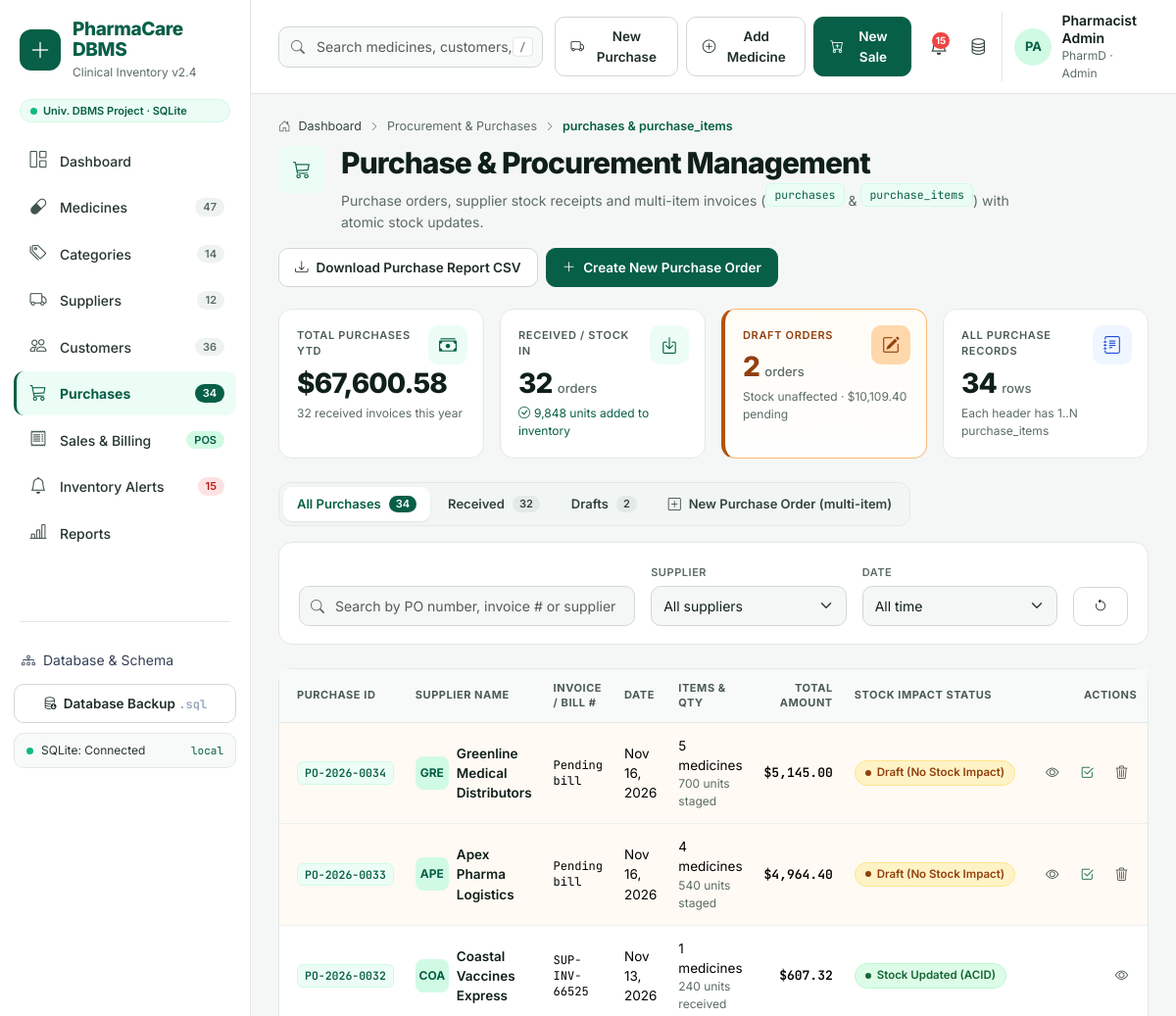
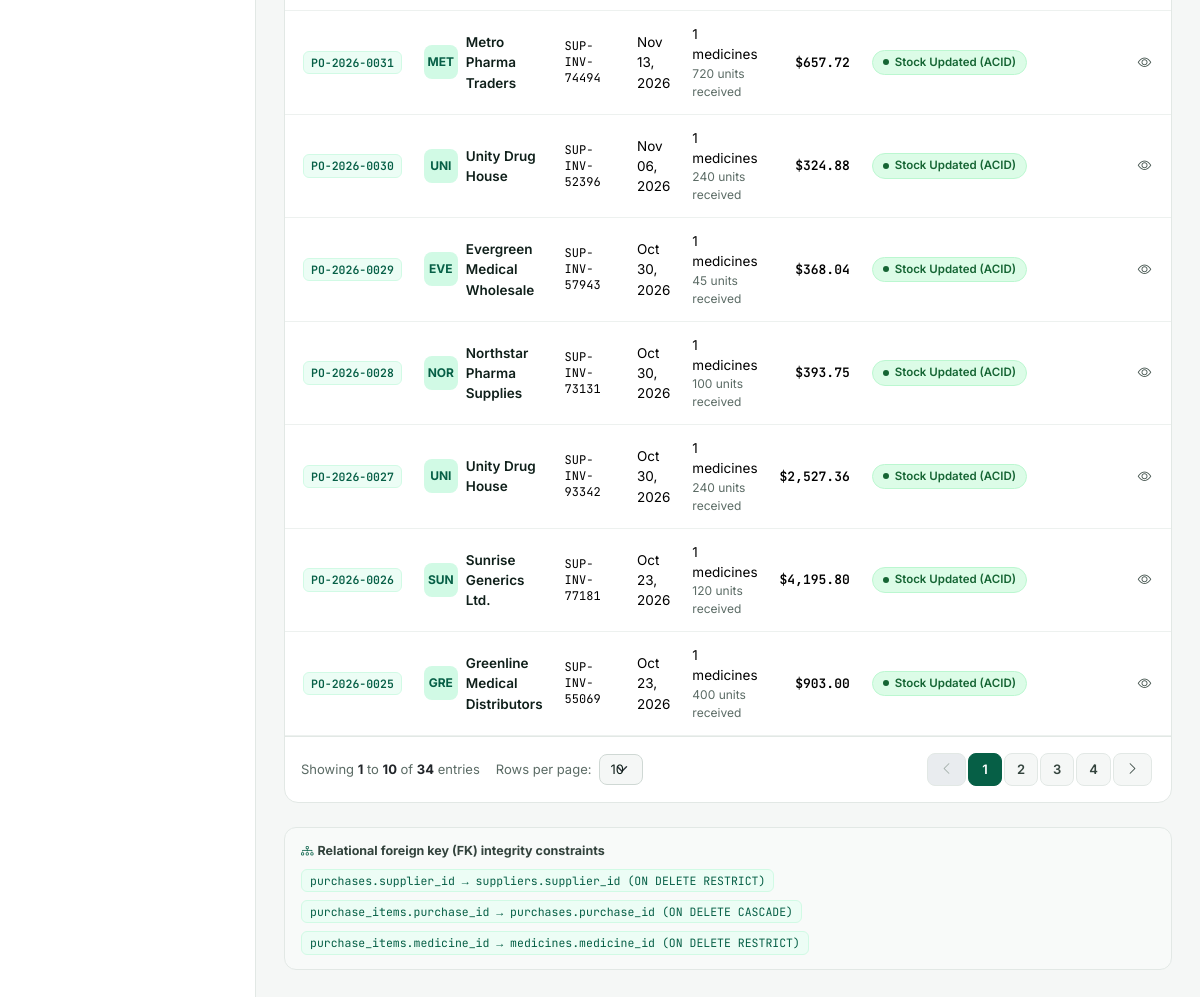
Page /purchases/ on the committed database (2 pictures, top to bottom).
### tables this page shows
CREATE TABLE purchases (
    purchase_id     INTEGER PRIMARY KEY AUTOINCREMENT,
    supplier_id     INTEGER       NOT NULL,
    po_number       VARCHAR(30)   NULL,
    invoice_no      VARCHAR(50)   NULL,
    purchase_date   DATE          NOT NULL,
    status          VARCHAR(20)   NOT NULL DEFAULT 'Received',
    notes           VARCHAR(255)  NULL,
    subtotal        DECIMAL(12,2) NOT NULL DEFAULT 0.00,
    tax_amount      DECIMAL(12,2) NOT NULL DEFAULT 0.00,
    shipping_cost   DECIMAL(12,2) NOT NULL DEFAULT 0.00,
    total_amount    DECIMAL(12,2) NOT NULL DEFAULT 0.00,
    created_at      DATETIME      NOT NULL DEFAULT CURRENT_TIMESTAMP,
    CONSTRAINT uq_purchases_po UNIQUE (po_number),
    CONSTRAINT fk_purchases_supplier FOREIGN KEY (supplier_id)
        REFERENCES suppliers (supplier_id) ON UPDATE CASCADE ON DELETE RESTRICT,
    CONSTRAINT chk_purchases_status CHECK (status IN ('Draft', 'Received'))
);

CREATE TABLE suppliers (
    supplier_id     INTEGER PRIMARY KEY AUTOINCREMENT,
    supplier_name   VARCHAR(150) NOT NULL,
    contact_person  VARCHAR(100) NULL,
    phone           VARCHAR(30)  NOT NULL,
    email           VARCHAR(120) NULL,
    address         VARCHAR(255) NULL,
    city            VARCHAR(80)  NULL,
    payment_terms   VARCHAR(30)  NOT NULL DEFAULT 'Net 30',
    status          VARCHAR(20)  NOT NULL DEFAULT 'Active',
    created_at      DATETIME     NOT NULL DEFAULT CURRENT_TIMESTAMP,
    CONSTRAINT chk_suppliers_status CHECK (status IN ('Active', 'On Hold'))
);

### routes/purchases.py (the view)
@bp.route("/")
def index():
    db = get_db()
    clause, params, f = _filters()
    total = db.scalar("SELECT COUNT(*) FROM purchases p JOIN suppliers s ON s.supplier_id = p.supplier_id"
                      + clause, params, 0)
    page = get_page(total)
    rows = db.query(f"{LIST_SQL}{clause} ORDER BY p.purchase_date DESC, p.purchase_id DESC LIMIT ? OFFSET ?",
                    params + [page.per_page, page.offset])
    year_start = datetime.date.today().replace(month=1, day=1).isoformat()
    kpi = db.one(
        "SELECT "
        " (SELECT COALESCE(SUM(total_amount), 0) FROM purchases WHERE status = 'Received' AND purchase_date >= ?) AS ytd,"
        " (SELECT COUNT(*) FROM purchases WHERE status = 'Received' AND purchase_date >= ?) AS ytd_count,"
        " (SELECT COUNT(*) FROM purchases WHERE status = 'Received') AS received,"
        " (SELECT COALESCE(SUM(pi.quantity), 0) FROM purchase_items pi JOIN purchases p "
        "    ON p.purchase_id = pi.purchase_id WHERE p.status = 'Received') AS units_in,"
        " (SELECT COUNT(*) FROM purchases WHERE status = 'Draft') AS drafts,"
        " (SELECT COALESCE(SUM(total_amount), 0) FROM purchases WHERE status = 'Draft') AS draft_value,"
        " (SELECT COUNT(*) FROM purchases) AS total",
        (year_start, year_start))
    suppliers = db.query("SELECT supplier_id, supplier_name FROM suppliers ORDER BY supplier_name")
    return render_template("purchases/index.html", rows=rows, page=page, f=f, kpi=kpi, suppliers=suppliers)

### db.py (called while the page is built, shortened)
def _normalize_value(value):
    if isinstance(value, decimal.Decimal):
        return int(value) if value == value.to_integral_value() else float(value)
    if isinstance(value, datetime.datetime):
        return value.strftime("%Y-%m-%d %H:%M:%S")
    if isinstance(value, datetime.date):
        return value.strftime("%Y-%m-%d")
    if isinstance(value, bytes):
        return value.decode("utf-8", "replace")
    return value

def _normalize_row(row):
    return {k: _normalize_value(v) for k, v in row.items()}

def _sqlite_dict_factory(cursor, row):
    return {col[0]: row[idx] for idx, col in enumerate(cursor.description)}

def _cfg():
    return current_app.config

def get_db():
    if "db" not in g:
        g.db = Database(_cfg())
    return g.db

    def _connect(self):
        self._driver = sqlite3
        path = self.cfg["SQLITE_PATH"]
        if path != ":memory:":
            os.makedirs(os.path.dirname(path), exist_ok=True)
        conn = sqlite3.connect(path)
        conn.row_factory = _sqlite_dict_factory
        conn.execute("PRAGMA foreign_keys = ON")
        return conn

    @property
    def is_mysql(self):
        return self.engine == "mysql"

    def _sql(self, sql):
        if self.is_mysql:
            return sql.replace("%", "%%").replace("?", "%s")
        return sql

    def _run(self, sql, params=()):
        cur = self.conn.cursor()
        try:
            cur.execute(self._sql(sql), tuple(params))
        except self._driver.Error as exc:
            cur.close()
            raise self._wrap_error(exc) from exc
        return cur

    def query(self, sql, params=()):
        cur = self._run(sql, params)
        rows = cur.fetchall()
        cur.close()
        return [_normalize_row(r) for r in rows]

    def one(self, sql, params=()):
        rows = self.query(sql, params)
        return rows[0] if rows else None

    def scalar(self, sql, params=(), default=None):
        row = self.one(sql, params)
        if not row:
            return default
        value = next(iter(row.values()))
        return default if value is None else value

    def close(self):
        try:
            self.conn.close()
        except Exception:
            pass

### utils.py (called while the page is built)
def get_page(total, per_page=None):
    per_page = per_page or int_arg("per_page", current_app.config["PER_PAGE"])
    per_page = per_page if per_page in (10, 25, 50, 100) else current_app.config["PER_PAGE"]
    return Page(total, int_arg("page", 1), per_page)

### templates/purchases/index.html (shortened to what this page needs)
{% extends "base.html" %}
{% from "_macros.html" import kcard, pager, crumbs, empty %}
{% block content %}
{{ crumbs([('Dashboard', url_for('dashboard.index')), ('Procurement & Purchases', none), ('purchases & purchase_items', none)]) }}
<div class="page-head">
  <div class="d-flex gap-3 align-items-start">
    <span class="kpi-icon position-static tw-h-12 tw-w-12"><i class="bi bi-cart3"></i></span>
    <div>
      <h1 class="page-title">Purchase &amp; Procurement Management</h1>
      <p class="page-sub">Purchase orders, supplier stock receipts and multi-item invoices
        (<span class="tbl-chip">purchases</span> &amp; <span class="tbl-chip">purchase_items</span>) with atomic stock updates.</p>
    </div>
  </div>
  <div class="d-flex gap-2 flex-wrap">
    <a class="btn btn-soft" href="{{ url_for('purchases.export', **request.args) }}"><i class="bi bi-download me-2"></i>Download Purchase Report CSV</a>
    <a class="btn btn-brand" href="{{ url_for('purchases.new') }}"><i class="bi bi-plus-lg me-2"></i>Create New Purchase Order</a>
  </div>
</div>
<div class="row g-3 mb-4 row-cols-1 row-cols-sm-2 row-cols-xl-4">
  <div class="col">{{ kcard('Total Purchases YTD', kpi.ytd | money, 'bi-cash-stack', '', '', kpi.ytd_count ~ ' received invoices this year') }}</div>
  <div class="col">
    {% call kcard('Received / Stock In', kpi.received, 'bi-box-arrow-in-down', 'orders') %}
      <span class="tw-text-brand-700"><i class="bi bi-check-circle me-1"></i>{{ kpi.units_in | num }} units added to inventory</span>
    {% endcall %}
  </div>
  <div class="col">
    {% call kcard('Draft Orders', kpi.drafts, 'bi-pencil-square', 'orders', 'warn' if kpi.drafts else '') %}
      Stock unaffected · {{ kpi.draft_value | money }} pending
    {% endcall %}
  </div>
  <div class="col">{{ kcard('All Purchase Records', kpi.total, 'bi-journal-text', 'rows', 'info', 'Each header has 1..N purchase_items') }}</div>
</div>
<div class="seg mb-3">
  <a href="{{ url_for('purchases.index') }}" class="{{ 'active' if not f.status }}">All Purchases <span class="count">{{ kpi.total }}</span></a>
  <a href="{{ url_for('purchases.index', status='Received') }}" class="{{ 'active' if f.status == 'Received' }}">Received <span class="count">{{ kpi.received }}</span></a>
  <a href="{{ url_for('purchases.index', status='Draft') }}" class="{{ 'active' if f.status == 'Draft' }}">Drafts <span class="count">{{ kpi.drafts }}</span></a>
  <a href="{{ url_for('purchases.new') }}"><i class="bi bi-plus-square"></i> New Purchase Order (multi-item)</a>
</div>
<form class="card-pc mb-4" method="get" data-autosubmit>
  <div class="card-body-pc">
    <div class="row g-3 align-items-end">
      <div class="col-lg-5">
        <div class="input-icon">
          <input class="form-control" name="q" value="{{ f.q }}" placeholder="Search by PO number, invoice # or supplier" aria-label="Search purchases">
        </div>
      </div>
      <div class="col-sm-6 col-lg-3">
        <label class="form-label caps" for="f_sup">Supplier</label>
        <select class="form-select" id="f_sup" name="supplier">
          <option value="">All suppliers</option>
        </select>
      </div>
      <div class="col-sm-6 col-lg-3">
        <label class="form-label caps" for="f_period">Date</label>
        <select class="form-select" id="f_period" name="period">
          {% for v, l in [('', 'All time'), ('month', 'This month (' ~ today.strftime('%b %Y') ~ ')'), ('30', 'Last 30 days'), ('year', 'This year')] %}
            <option value="{{ v }}" {{ 'selected' if f.period == v }}>{{ l }}</option>{% endfor %}
        </select>
      </div>
      <div class="col-lg-1"><a class="btn btn-soft w-100" href="{{ url_for('purchases.index') }}" title="Reset filters" aria-label="Reset filters"><i class="bi bi-arrow-counterclockwise"></i></a></div>
    </div>
  </div>
</form>
<section class="card-pc">
  <div class="table-responsive">
    <table class="table table-pc">
      <thead><tr><th>Purchase ID</th><th>Supplier Name</th><th>Invoice / Bill #</th><th>Date</th><th>Items &amp; Qty</th><th class="text-end">Total Amount</th><th>Stock Impact Status</th><th class="text-end">Actions</th></tr></thead>
      <tbody>
      {% for p in rows %}
        <tr class="{{ 'row-warn' if p.status == 'Draft' }}">
          <td><a class="id-chip" href="{{ url_for('purchases.detail', purchase_id=p.purchase_id) }}">{{ p.po_number }}</a></td>
          <td>
            <div class="d-flex align-items-center gap-2">
              <span class="avatar avatar-sm tw-rounded-lg">{{ p.supplier_name[:3] | upper }}</span>
              <span class="cell-title">{{ p.supplier_name }}</span>
            </div>
          </td>
          <td class="mono tw-text-xs">{{ p.invoice_no or 'Pending bill' }}</td>
          <td>{{ p.purchase_date | date }}</td>
          <td>{{ p.line_count }} medicines<div class="cell-sub">{{ p.units }} units {{ 'received' if p.status == 'Received' else 'staged' }}</div></td>
          <td class="text-end num fw-semibold">{{ p.total_amount | money }}</td>
          <td>
            {% if p.status == 'Received' %}<span class="pill pill-success">Stock Updated (ACID)</span>
            {% else %}<span class="pill pill-warning">Draft (No Stock Impact)</span>{% endif %}
          </td>
          <td class="text-end text-nowrap">
            <a class="btn-icon" href="{{ url_for('purchases.detail', purchase_id=p.purchase_id) }}" title="View / print" aria-label="View"><i class="bi bi-eye"></i></a>
            {% if p.status == 'Draft' %}
              <form method="post" action="{{ url_for('purchases.receive', purchase_id=p.purchase_id) }}" class="d-inline" data-confirm="Mark {{ p.po_number }} as received and add its quantities to stock?">
                <button class="btn-icon" title="Mark received" aria-label="Mark received"><i class="bi bi-check2-square tw-text-brand-700"></i></button>
              </form>
              <form method="post" action="{{ url_for('purchases.delete', purchase_id=p.purchase_id) }}" class="d-inline" data-confirm="Delete draft {{ p.po_number }}?">
                <button class="btn-icon danger" title="Delete draft" aria-label="Delete draft"><i class="bi bi-trash3"></i></button>
              </form>
            {% endif %}
          </td>
        </tr>
      {% else %}
        <tr><td colspan="8">{{ empty('No purchase orders match these filters.', 'bi-search') }}</td></tr>
      {% endfor %}
      </tbody>
    </table>
  </div>
  {{ pager(page, 'entries') }}
</section>
<div class="note-box mt-4">
  <div class="fw-bold mb-2"><i class="bi bi-diagram-3 tw-text-brand-700 me-1"></i>Relational foreign key (FK) integrity constraints</div>
  <div class="d-flex flex-wrap gap-2">
    <span class="tbl-chip">purchases.supplier_id → suppliers.supplier_id (ON DELETE RESTRICT)</span>
    <span class="tbl-chip">purchase_items.purchase_id → purchases.purchase_id (ON DELETE CASCADE)</span>
    <span class="tbl-chip">purchase_items.medicine_id → medicines.medicine_id (ON DELETE RESTRICT)</span>
  </div>
</div>
{% endblock %}

### rows in the picture
purchases: po_number "PO-2026-0034", supplier_name "GRE", supplier_name "Greenline Medical Distributors", invoice_no "Pending bill", purchase_date "Nov 16, 2026", line_count "5", units "700", status "staged", total_amount "$5,145.00", shows "Draft (No Stock Impact)"
purchases: po_number "PO-2026-0033", supplier_name "APE", supplier_name "Apex Pharma Logistics", invoice_no "Pending bill", purchase_date "Nov 16, 2026", line_count "4", units "540", status "staged", total_amount "$4,964.40", shows "Draft (No Stock Impact)"
purchases: po_number "PO-2026-0032", supplier_name "COA", supplier_name "Coastal Vaccines Express", invoice_no "SUP-INV-66525", purchase_date "Nov 13, 2026", line_count "1", units "240", status "received", total_amount "$607.32", shows "Stock Updated (ACID)"
purchases: po_number "PO-2026-0031", supplier_name "MET", supplier_name "Metro Pharma Traders", invoice_no "SUP-INV-74494", purchase_date "Nov 13, 2026", line_count "1", units "720", status "received", total_amount "$657.72", shows "Stock Updated (ACID)"
purchases: po_number "PO-2026-0030", supplier_name "UNI", supplier_name "Unity Drug House", invoice_no "SUP-INV-52396", purchase_date "Nov 06, 2026", line_count "1", units "240", status "received", total_amount "$324.88", shows "Stock Updated (ACID)"
purchases: po_number "PO-2026-0029", supplier_name "EVE", supplier_name "Evergreen Medical Wholesale", invoice_no "SUP-INV-57943", purchase_date "Oct 30, 2026", line_count "1", units "45", status "received", total_amount "$368.04", shows "Stock Updated (ACID)"
purchases: po_number "PO-2026-0028", supplier_name "NOR", supplier_name "Northstar Pharma Supplies", invoice_no "SUP-INV-73131", purchase_date "Oct 30, 2026", line_count "1", units "100", status "received", total_amount "$393.75", shows "Stock Updated (ACID)"
purchases: po_number "PO-2026-0027", supplier_name "UNI", supplier_name "Unity Drug House", invoice_no "SUP-INV-93342", purchase_date "Oct 30, 2026", line_count "1", units "240", status "received", total_amount "$2,527.36", shows "Stock Updated (ACID)"
purchases: po_number "PO-2026-0026", supplier_name "SUN", supplier_name "Sunrise Generics Ltd.", invoice_no "SUP-INV-77181", purchase_date "Oct 23, 2026", line_count "1", units "120", status "received", total_amount "$4,195.80", shows "Stock Updated (ACID)"
purchases: po_number "PO-2026-0025", supplier_name "GRE", supplier_name "Greenline Medical Distributors", invoice_no "SUP-INV-55069", purchase_date "Oct 23, 2026", line_count "1", units "400", status "received", total_amount "$903.00", shows "Stock Updated (ACID)"

### other values in the picture
{{ db_engine }} "SQLite"
{{ label }} "Dashboard" "Medicines" "Categories" "Suppliers" "Customers" "Purchases" "Sales & Billing" "Inventory Alerts" "Reports"
{{ count }} "47" "14" "12" "36" "34" "POS" "15"
{{ 'Connected' if db_ok else 'Offline' }} "Connected"
{{ 'InnoDB' if db_engine == 'MySQL' else 'local' }} "local"
{{ nav_counts.alerts }} "15"
{{ label }} "Dashboard"
{{ label }} "Procurement & Purchases"
{{ label }} "purchases & purchase_items"
{{ label }} "TOTAL PURCHASES YTD RECEIVED / STOCK IN DRAFT ORDERS ALL PURCHASE RECORDS"
{{ value }} "$67,600.58 32 2 34"
{{ foot }} "32 received invoices this year Each header has 1..N purchase_items"
{{ unit }} "orders orders rows"
{{ kpi.units_in | num }} "9,848"
{{ kpi.draft_value | money }} "$10,109.40"
